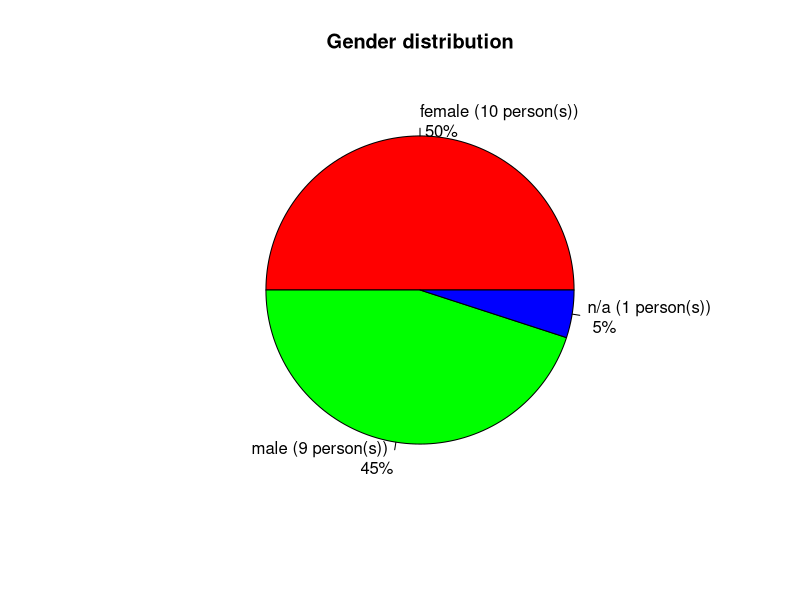
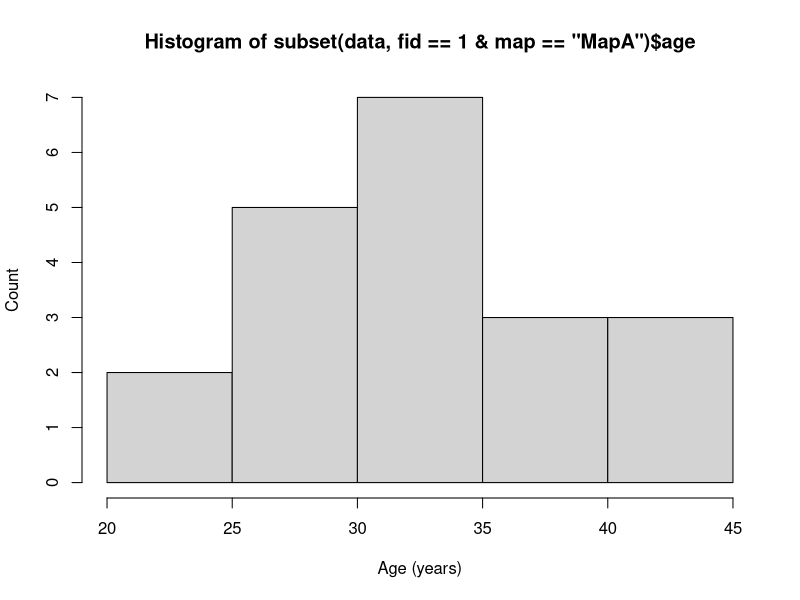
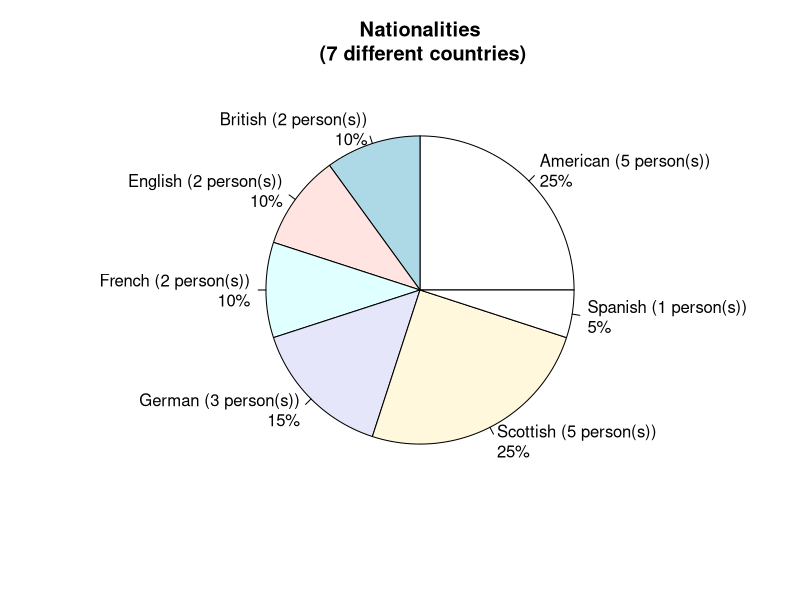
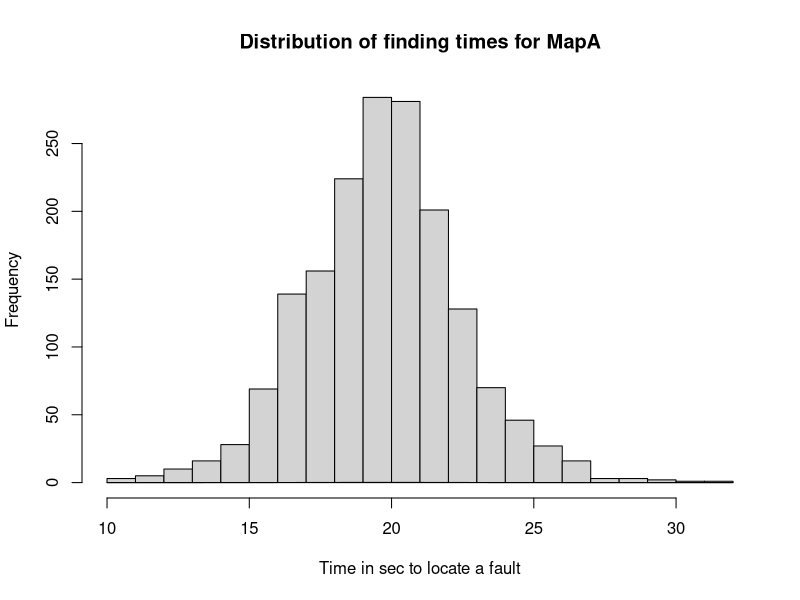
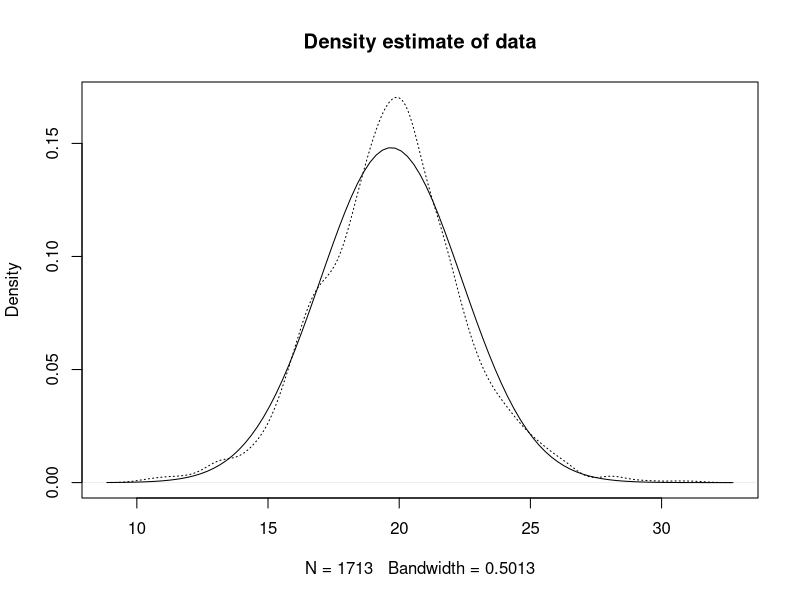
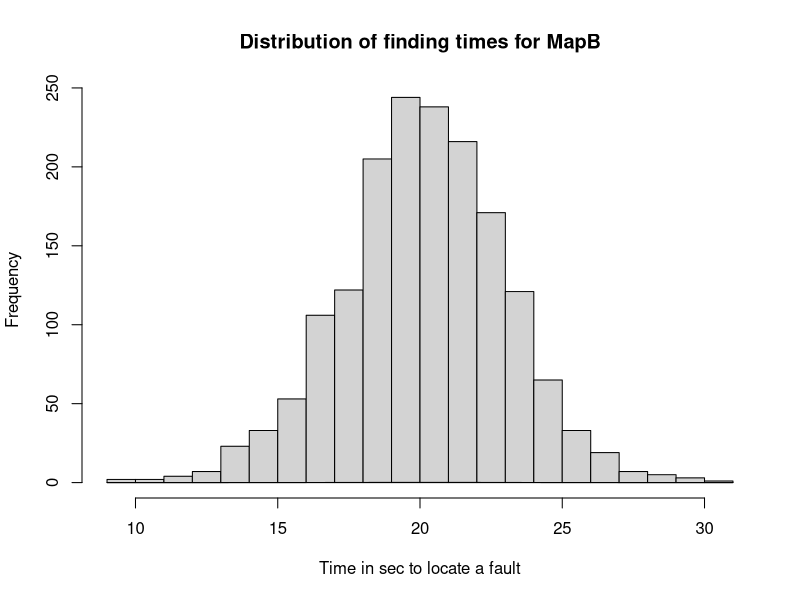
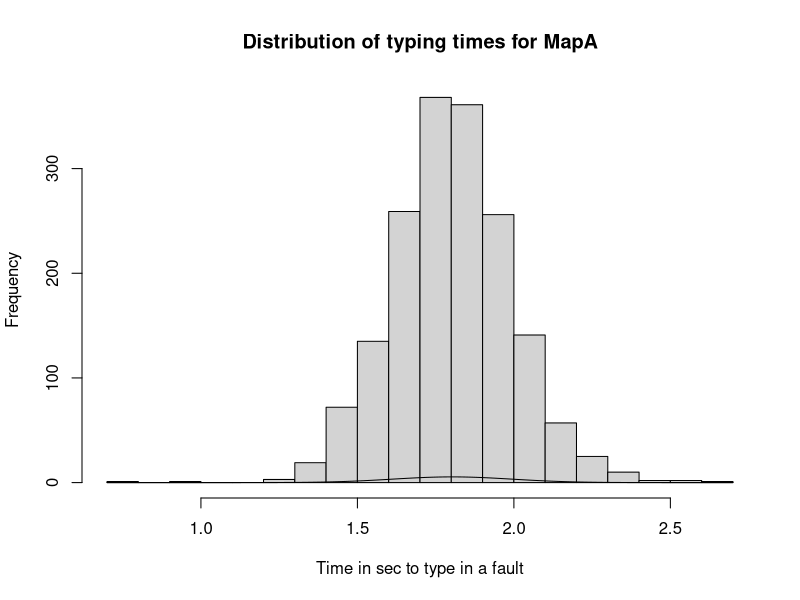
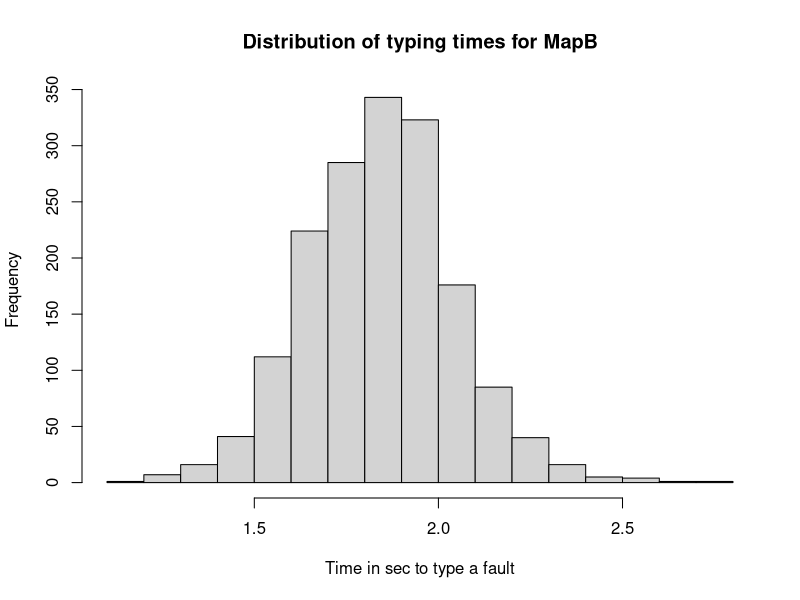

Write R code to recreate these figures, in order.
#!/usr/bin/env Rscript
require(ggplot2)
library(ggplot2)
# require(plyr)
# Read in data
data <- read.csv("datafile.csv")

n <- max(data$pid)

f <- length(subset(data, fid == 1 & map == 'MapA' & gender == 'f')$gender)
m <- length(subset(data, fid == 1 & map == 'MapA' & gender == 'm')$gender)
o <- length(subset(data, fid == 1 & map == 'MapA' & gender == 'o')$gender)

mapa <- subset(data, map == 'MapA')
mapb <- subset(data, map == 'MapB')

# Pie Chart with Percentages of genders
slices <- c(f,m,o)
lbls <- c('female','male','n/a')
pct <- round(slices/sum(slices)*100)
lbls <- paste(lbls, ' (', slices, ' person(s))', sep="")
lbls <- paste(lbls, "\n", pct) # add percents to labels 
lbls <- paste(lbls,"%",sep="") # ad % to labels
pie(slices,labels = lbls, col=rainbow(length(lbls)),main="Gender distribution")

# Calculate age mean, sd, range, bandwidth and plot
age <- mean(subset(data, fid == 1 & map == 'MapA')$age)
age_sd <- sd(subset(data, fid == 1 & map == 'MapA')$age)
age_range <-range(subset(data, fid == 1 & map == 'MapA')$age)
age_diff = age_range[2] - age_range[1]
hist(subset(data, fid == 1 & map == 'MapA')$age, xlab="Age (years)", ylab="Count")


# Nationalities
mytable <- table(subset(data, fid == 1 & map =='MapA')$nationality)

lbls <- paste(names(mytable), " (", mytable, " person(s))", "\n", as.vector(mytable)/sum(as.vector(mytable))*100, "%", sep="")
pie(mytable, labels = lbls, 
    main="Nationalities\n (7 different countries)")


# Mean and SD of the questions answered with each map system
faults_mapa <- aggregate(mapa$fid,by=list(mapa$pid), max, na.rm=TRUE)
faults_mapb <- aggregate(mapb$fid,by=list(mapb$pid), max, na.rm=TRUE)

mean_f_mapa <- mean(faults_mapa$x, na.rm=TRUE)
mean_f_mapb <- mean(faults_mapb$x, na.rm=TRUE)

sd_f_mapa <- sd(faults_mapa$x, na.rm=TRUE)
sd_f_mapb <- sd(faults_mapb$x, na.rm=TRUE)

# Hyp 1 calculate mean & sd of times locating faults and conduct t- as well as F-test:

# We can assume normal dist
mapa_loc_time <-subset(data, map == 'MapA', na.rm=TRUE)$f.time
hist(mapa_loc_time, main="Distribution of finding times for MapA", xlab="Time in sec to locate a fault", breaks = 20)
curve(dnorm(x, mean=mean(mapa_loc_time), sd=sd(mapa_loc_time)), add=TRUE)

plot(density(mapa_loc_time),main="Density estimate of data", lty="dotted")
curve(dnorm(x, mean=mean(mapa_loc_time), sd=sd(mapa_loc_time)), add=TRUE)

# chisq.test(density(mapa_loc_time), dnorm(x, mean=mean(mapa_loc_time), sd=sd(mapa_loc_time)))

mapb_loc_time <-subset(data, map == 'MapB', na.rm=TRUE)$f.time
hist(mapb_loc_time, main="Distribution of finding times for MapB", xlab="Time in sec to locate a fault", breaks = 20)
curve(dnorm(x, mean=mean(mapb_loc_time), sd=sd(mapb_loc_time)), add=TRUE)

# Means & StdDevs
mean_mapa_loc_time = mean(mapa_loc_time, na.rm=TRUE)
sd_mapa_loc_time = sd(mapa_loc_time, na.rm=TRUE)

mean_mapb_loc_time = mean(mapb_loc_time, na.rm=TRUE)
sd_mapb_loc_time = sd(mapb_loc_time, na.rm=TRUE)

# Tests
t.test(mapa_loc_time, mapb_loc_time)
var.test(mapa_loc_time, mapb_loc_time)



# Hyp 2 calculate mean & sd of times typing faults and conduct t- as well as F-test:
mapa_typ_time <-subset(data, map == 'MapA', na.rm=TRUE)$t.time
hist(mapa_typ_time, main="Distribution of typing times for MapA", xlab="Time in sec to type in a fault", breaks = 20)
# curve(dnorm(x, mean=mean(mapa_typ_time), sd=sd(mapb_typ_time)), add=TRUE)
# lines(density(mapa_typ_time))             # add a density estimate with defaults
# lines(density(mapa_typ_time), lty="dotted")
curve(max(mapa_typ_time)*dnorm(x, mean=mean(mapa_typ_time), sd=sd(mapa_typ_time)), add=TRUE)

mapb_typ_time <-subset(data, map == 'MapB', na.rm=TRUE)$t.time
hist(mapb_typ_time, main="Distribution of typing times for MapB", xlab="Time in sec to type a fault", breaks = 20)
# curve(dnorm(x, mean=mean(mapb_typ_time), sd=sd(mapb_typ_time)), add=TRUE)
plot(density(mapb_typ_time),main="Density estimate of data", lty="dotted")
curve(dnorm(x, mean=mean(mapb_typ_time), sd=sd(mapb_typ_time)), add=TRUE)

plot(ecdf(mapb_typ_time),main="Empirical cumulative distribution function")

# range(mapb_typ_time)
# breaks = seq(1.0, 3, by=0.1)
# mapb_typ_time.cut = cut(mapb_typ_time, breaks)
# mapb_typ_time.cut = mapb_typ_time.cut
# mapb_typ_time.freq = table(mapb_typ_time.cut)
# 
# plot(mapb_typ_time.cut)

mean_mapa_typ_time = mean(mapa_typ_time, na.rm=TRUE)
sd_mapa_typ_time = sd(mapa_typ_time, na.rm=TRUE)

mean_mapb_typ_time = mean(mapb_typ_time, na.rm=TRUE)
sd_mapb_typ_time = sd(mapb_typ_time, na.rm=TRUE)

t2 <- t.test(mapa_typ_time, mapb_typ_time)
v2 <- var.test(mapa_typ_time, mapb_typ_time)

t.test(mapa_typ_time, mapb_typ_time)
var.test(mapa_typ_time, mapb_typ_time)

# xd <- subset(data, map == 'MapA', na.rm=TRUE)$t.time
# h<-hist(xd, breaks=20, col="grey", xlab="Time in seconds", main="Distribution of typing times for MapA") 
# xfit<-seq(min(xd),max(xd),length=3200) 
# yfit<-dnorm(xfit,mean=mean(xd),sd=sd(xd)) 
# yfit <- yfit*diff(h$mids[1:2])*length(xd)

xd <- subset(data, map == 'MapA', na.rm=TRUE)$t.time
dens<-density(xd)
dens$y <-dens$y/10
h<-hist(xd, breaks=20, col="grey", xlab="Time in seconds", main="Distribution of typing times for MapA")
# h<-hist(x, plot=F)
h$counts <- h$counts / sum(h$counts)
plot(h, freq=TRUE, ylab="Relative Frequency", xlab="Time in seconds", main="Distribution of typing times for MapA", col="grey")
xfit<-seq(min(xd),max(xd),length=3200) 
yfit<-dnorm(xfit,mean=mean(xd),sd=sd(xd)) 
yfit <- yfit*diff(h$mids[1:2])
lines(dens, lty="dotted",lwd=2, col="red")
lines(xfit, yfit, col="blue", lwd=2)

# plot( mapa$lat, mapa$long, main="Latitude against Longitude" )
# plot( mapb$lat, mapb$long, main="Latitude against Longitude" )

# # loading the required packages
# library(ggplot2)
# library(ggmap)
# 
# # creating a sample data.frame with your lat/lon points
# lon <- data$long
# lat <- data$lat
# correct.lon <- data$correct.long
# correct.lat <- data$correct.lat
# df <- as.data.frame(cbind(lon,lat))
# df2 <-as.data.frame(cbind(correct.lon,correct.lat))
# 
# # getting the map
# mapgilbert <- get_map(location = c(lon = mean(df$lon), lat = mean(df$lat)), zoom = 10,
#                       maptype = "satellite", scale = 2)
# 
# # plotting the map with some points on it
# ggmap(mapgilbert) +
#   geom_point(data = df, aes(x = lon, y = lat, fill = "red", alpha = 1), size = 5, shape = 15, fill = "red") +
#   geom_point(data = df2, aes(x = correct.lon, y = correct.lat, fill = "red", alpha = 0.8), size = 5, shape = 21, alpha = 0.8) +
#   guides(fill=FALSE, alpha=FALSE, size=FALSE)

ma = sqrt((mapa$lat-mapa$correct.lat)^2 + (mapa$long-mapa$correct.long)^2)
mapa_geom_err <- as.data.frame(cbind(mapa, ma))

hist(mapa_geom_err$ma, breaks = 20)

# boxplot anova

ggplot(data, aes(x=f.time, y=t.time)) + geom_point(size=1, shape=1, color="steelblue", stroke=1)
ggplot(data, aes(x=f.time)) + geom_histogram(size=2, fill=3, color="red", binwidth = 1) + geom_density(kernel="gaussian")
ggplot(data, aes(f.time)) + geom_density(size=1, fill=3, color="red") + geom_density(kernel="gaussian") + labs(title="Density plot")  # Density plot
ggplot(mapa, aes(x=age)) + geom_bar()

ggplot(mapa, aes(x=f.time)) +
  geom_histogram(aes(y=..density..), alpha=0.5,position='identity',binwidth=0.5) +
  geom_density(aes(y=..density..,position="stack")) +
  stat_function(fun = dnorm, args = list(mean = mean_mapa_loc_time, sd = sd_mapa_loc_time))
